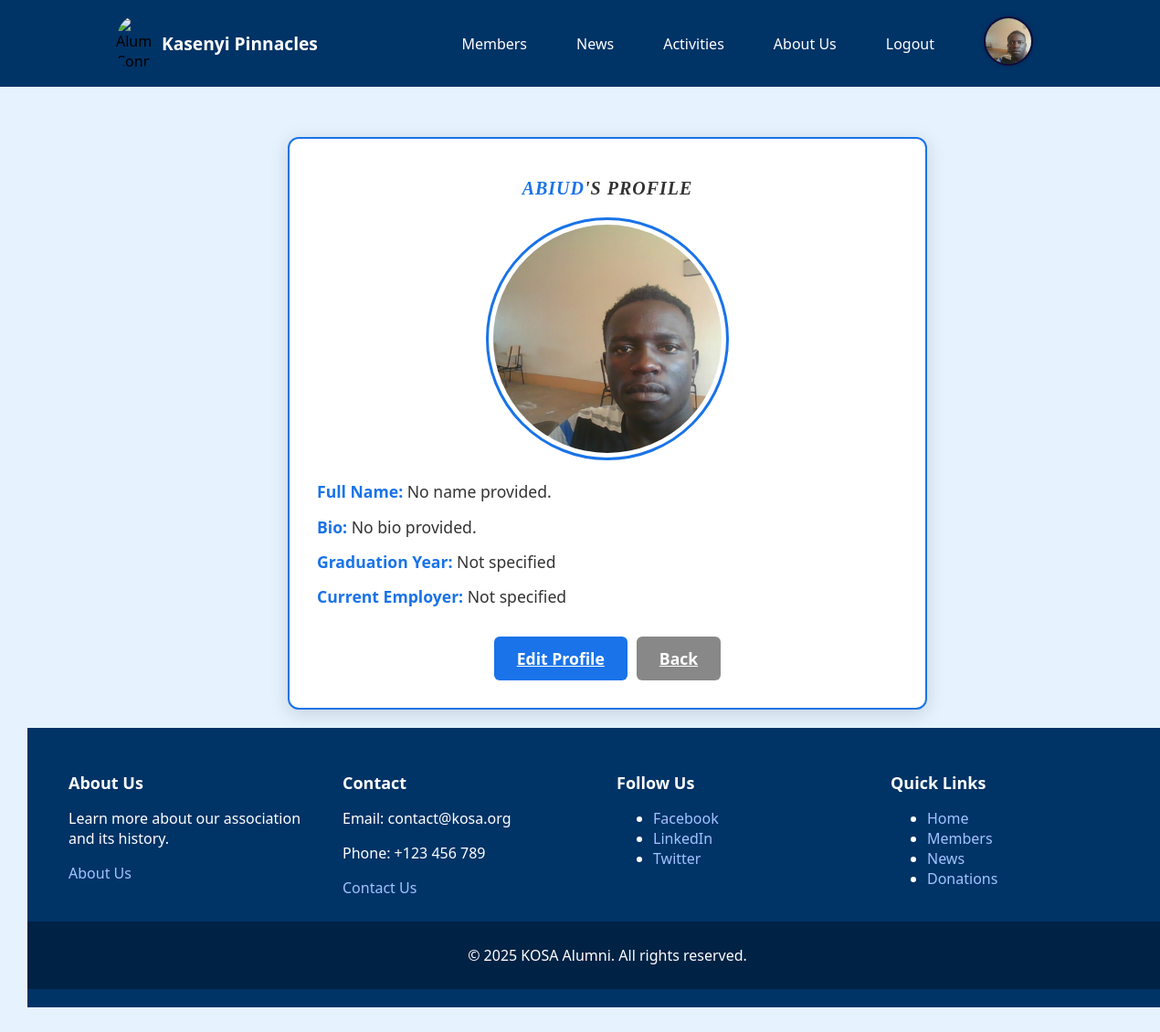
The app's page /members/profile/1/ (signed in), older data.
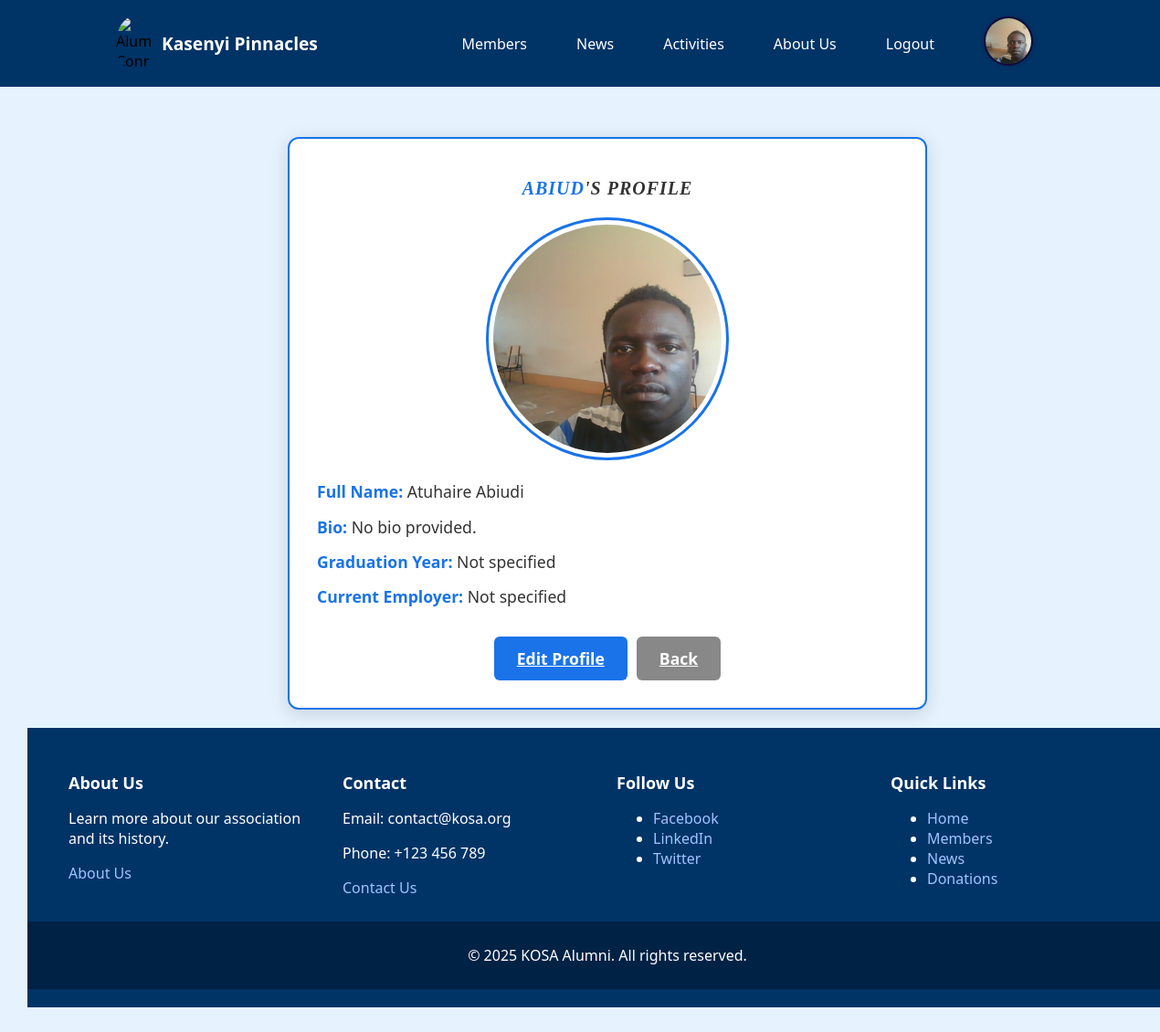
The same page, newer data.
### members_app/models.py (models this page shows, shortened)
class Profile(models.Model):
    full_name = models.TextField(max_length=50, blank=True)
    user = models.OneToOneField(User, on_delete=models.CASCADE)
    bio = models.TextField(max_length=500, blank=True)
    current_employer= models.TextField(max_length=5, blank=True)
    graduation_year = models.PositiveIntegerField(null=True, blank=True)
    profile_picture = models.ImageField(upload_to='profile_images/',default='profile_images/Avatar.jpg',null=True, blank=True)

### members_app/views.py (the view)
# urls.py: path('profile/<int:user_id>/', views.profile_view, name='profile'),  # View a profile
@login_required(login_url="/")
def profile_view(request, user_id):
    user = get_object_or_404(User, id=user_id)
    profile = get_object_or_404(Profile, user=user)
    return render(request, 'profile_view.html', {
        'user': user,
        'profile': profile,
        'current_user_profile': request.user.profile  # Add logged-in user's profile
    })

### templates/profile_view.html
{% extends 'base.html' %}
{% load static %}
{% block content %}
    <div class="profile-container">
        <h1><span class="username">{{ user.username }}</span>'s Profile</h1>
        {% if profile.profile_picture %}
            <img src="{{ profile.profile_picture.url }}" alt="profile" onerror="this.onerror=null;src='/static/images/Avatar.jpg'" class="profile-picture img-fluid">
        {% else %}
            <img src="{% static 'images/Avatar.jpg' %}" alt="default profile" class="profile-picture img-fluid">
        {% endif %}
        <div class="profile-details">
            <p><strong>Full Name:</strong> {{ profile.full_name|default:"No name provided." }}</p>
            <p><strong>Bio:</strong> {{ profile.bio|default:"No bio provided." }}</p>
            <p><strong>Graduation Year:</strong> {{ profile.graduation_year|default:"Not specified" }}</p>
            <p><strong>Current Employer:</strong> {{ profile.current_employer|default:"Not specified" }}</p>
        </div>
        <div class="button-container">
            {% if user == request.user %}
                <a href="{% url 'members:profile_edit' %}" class="btn btn-primary">Edit Profile</a>
            {% endif %}
            <a href="{% url 'members:member_list' %}" class="btn btn-secondary">Back</a>
        </div>
    </div>
{% endblock %}

### templates/base.html (shortened to what this page needs)
<!DOCTYPE html>
<html lang="en">
  <head>
    {% load cloudinary %}
    {% load static %}
    <link rel="stylesheet" href="{% static 'css/style.css' %}?v=1.1" />
  </head>
  <body>
    {% if user.is_authenticated %}
      <nav>
        <div class="container">
          <div class="nav-brand">
            <img src="{% static 'images/logo.png' %}" alt="Alumni Connect" class="logo" />
            <span>Kasenyi Pinnacles</span>
          </div>
          <div class="nav-links">
            <a href="{% url 'members:member_list' %}" class="nav-link">Members</a>
            <a href="{% url 'news:news_list' %}" class="nav-link">News</a>
            <a href="{% url 'activities:activities' %}" class="nav-link">Activities</a>
            <a href="{% url 'about:about_us'%}" class="nav-link">About Us</a>
            <a href="{% url 'logout' %}" class="nav-link">Logout</a>
            <a href="{% url 'members:profile_edit' %}" class="nav-link">
              {% if current_user_profile.profile_picture %}
                <img src="{{ current_user_profile.profile_picture.url }}" class="profile-pic" alt="Your profile" onerror="this.onerror=null;src='/static/images/Avatar.jpg'" />
              {% else %}
                <img src="/static/images/Avatar.jpg" class="profile-pic" alt="Your profile" />
              {% endif %}
            </a>
          </div>
        </div>
      </nav>
    {% endif %}
    <div class="container">
      {% block content %}
      {% endblock %}
    </div>
  </body>
  <footer class="kosa-footer">
    <div class="footer-container">
        <div class="footer-section">
            <h3>About Us</h3>
            <p>Learn more about our association and its history.</p>
            <a href="/about/">About Us</a>
        </div>
        <div class="footer-section">
            <h3>Contact</h3>
            <p>Email: contact@kosa.org</p>
            <p>Phone: +123 456 789</p>
            <a href="/contact/">Contact Us</a>
        </div>
        <div class="footer-section">
            <h3>Follow Us</h3>
            <ul class="social-links">
                <li><a href="https://facebook.com/kosa" target="_blank">Facebook</a></li>
                <li><a href="https://linkedin.com/company/kosa" target="_blank">LinkedIn</a></li>
                <li><a href="https://twitter.com/kosa" target="_blank">Twitter</a></li>
            </ul>
        </div>
        <div class="footer-section">
            <h3>Quick Links</h3>
            <ul>
                <li><a href="/">Home</a></li>
                <li><a href="/members/">Members</a></li>
                <li><a href="/news/">News</a></li>
                <li><a href="/donations/">Donations</a></li>
            </ul>
        </div>
    </div>
    <div class="footer-bottom">
        <p>&copy; 2025 KOSA Alumni. All rights reserved.</p>
    </div>
</footer>
</html>

Row changes from the older to the newer data that the page shows:
changed Profile "No bio provided.": full_name "No name provided." → "Atuhaire Abiudi"
